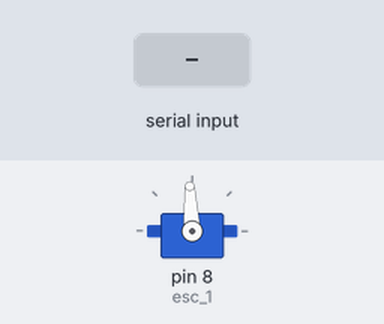
Simulated run of this sketch. Board: Arduino Uno, built with avr-gcc and run on an emulated ATmega328P. Shown: servo. The inputs (shaded band) are chosen by the test bench. What the sketch prints to the serial monitor is not drawn.

Above: at 3.2 s.
3.3 s: "RUN\n" received over Serial
At 6.1 s:
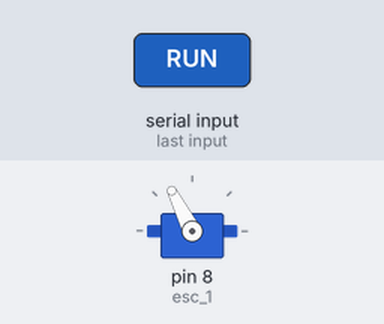
At 7.1 s:
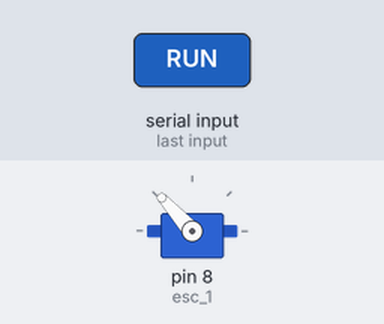
Timing chart, 0 to 8.8 s (numbered marks = the images above; inputs shaded):
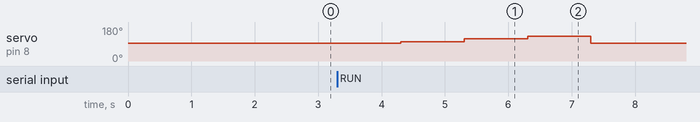

The sketch:

motor_test.ino
```cpp
#include <Servo.h>

Servo esc_1;
bool hasRun = false;

void setup() {
  Serial.begin(19200);
  while (!Serial); // wait for serial

  esc_1.attach(8);  // ESC signal

  // ARMING SEQUENCE
  esc_1.writeMicroseconds(1500); // neutral
  delay(2000);                   // wait for ESC to arm (listen for beeps)
}

void loop() {
  if (Serial.available()) {
    String cmd = Serial.readStringUntil('\n');
    cmd.trim();
    if (cmd == "RUN" && !hasRun) {
      run_esc_test();
      hasRun = true;
      Serial.println("Done");
    }
  }
}

void run_esc_test() {
  // start at neutral, then gentle forward only for now
  set_esc_power(0);   delay(1000);
  set_esc_power(20);  delay(1000);
  set_esc_power(50);  delay(1000);
  set_esc_power(80);  delay(1000);
  set_esc_power(0);   delay(1000);
}

void set_esc_power(int power) {
  power = constrain(power, -100, 100);
  int signal_min = 1000;
  int signal_max = 2000;
  int signal_output = map(power, -100, 100, signal_min, signal_max);
  esc_1.writeMicroseconds(signal_output);
}
```

Measured:
- after the input at 3.3 s, servo on pin 8 (esc_1): 93° → 102° after 1.0 s, → 117° 1.0 s later, → 132° 1.0 s later, → 93° 1.0 s later
